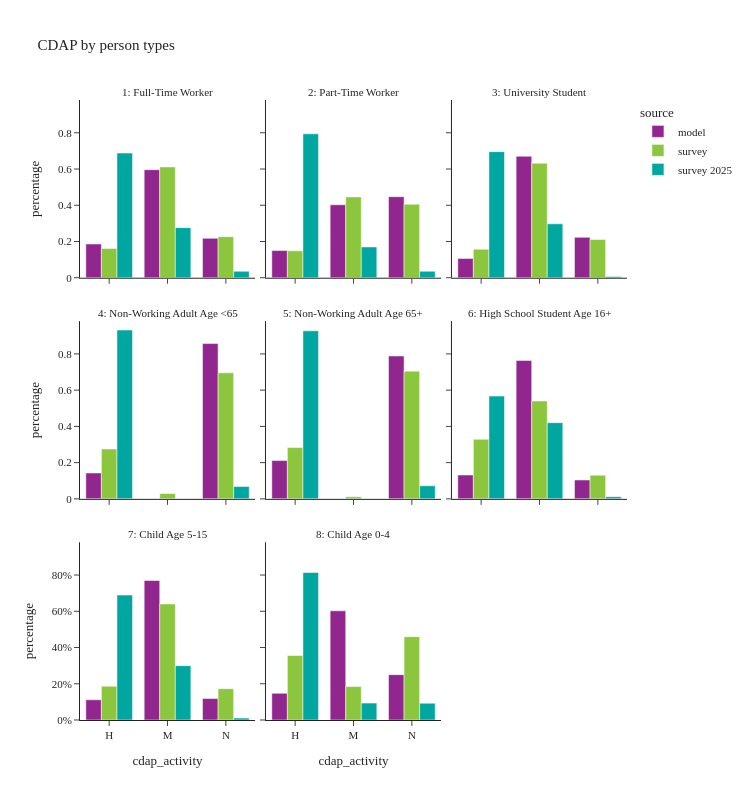

Write notebook code for a chart like this one.
### Code cell
util.plot_share_facetbar(per_data, 'person_weight', share_col="cdap_activity", title="CDAP by person types", 
                            facet_col="ptype_label", facet_col_wrap=3, height=800, orientation='v')

### Figure 1 — Plotly figure (JSON) as saved in the notebook; plotly's stock layout.template omitted (floating-point values rounded to 4 significant figures)
{"data": [{"alignmentgroup": "True", "customdata": [[341046], [1092547], [398606]], "hovertemplate": "source=model<br>ptype_label=1: Full-Time Worker<br>cdap_activity=%{x}<br>percentage=%{y}<br>sample_size=%{customdata[0]}<extra></extra>", "legendgroup": "model", "marker": {"color": "#91268F", "pattern": {"shape": ""}}, "name": "model", "offsetgroup": "model", "orientation": "v", "showlegend": true, "textposition": "auto", "type": "bar", "x": ["H", "M", "N"], "xaxis": "x7", "y": [0.1861, 0.5963, 0.2176], "yaxis": "y7"}, {"alignmentgroup": "True", "customdata": [[52337], [140487], [155979]], "hovertemplate": "source=model<br>ptype_label=2: Part-Time Worker<br>cdap_activity=%{x}<br>percentage=%{y}<br>sample_size=%{customdata[0]}<extra></extra>", "legendgroup": "model", "marker": {"color": "#91268F", "pattern": {"shape": ""}}, "name": "model", "offsetgroup": "model", "orientation": "v", "showlegend": false, "textposition": "auto", "type": "bar", "x": ["H", "M", "N"], "xaxis": "x8", "y": [0.15, 0.4028, 0.4472], "yaxis": "y8"}, {"alignmentgroup": "True", "customdata": [[17320], [108816], [36180]], "hovertemplate": "source=model<br>ptype_label=3: University Student<br>cdap_activity=%{x}<br>percentage=%{y}<br>sample_size=%{customdata[0]}<extra></extra>", "legendgroup": "model", "marker": {"color": "#91268F", "pattern": {"shape": ""}}, "name": "model", "offsetgroup": "model", "orientation": "v", "showlegend": false, "textposition": "auto", "type": "bar", "x": ["H", "M", "N"], "xaxis": "x9", "y": [0.1067, 0.6704, 0.2229], "yaxis": "y9"}, {"alignmentgroup": "True", "customdata": [[80208], [481319]], "hovertemplate": "source=model<br>ptype_label=4: Non-Working Adult Age <65<br>cdap_activity=%{x}<br>percentage=%{y}<br>sample_size=%{customdata[0]}<extra></extra>", "legendgroup": "model", "marker": {"color": "#91268F", "pattern": {"shape": ""}}, "name": "model", "offsetgroup": "model", "orientation": "v", "showlegend": false, "textposition": "auto", "type": "bar", "x": ["H", "N"], "xaxis": "x4", "y": [0.1428, 0.8572], "yaxis": "y4"}, {"alignmentgroup": "True", "customdata": [[109898], [410116]], "hovertemplate": "source=model<br>ptype_label=5: Non-Working Adult Age 65+<br>cdap_activity=%{x}<br>percentage=%{y}<br>sample_size=%{customdata[0]}<extra></extra>", "legendgroup": "model", "marker": {"color": "#91268F", "pattern": {"shape": ""}}, "name": "model", "offsetgroup": "model", "orientation": "v", "showlegend": false, "textposition": "auto", "type": "bar", "x": ["H", "N"], "xaxis": "x5", "y": [0.2113, 0.7887], "yaxis": "y5"}, {"alignmentgroup": "True", "customdata": [[16794], [97456], [13285]], "hovertemplate": "source=model<br>ptype_label=6: High School Student Age 16+<br>cdap_activity=%{x}<br>percentage=%{y}<br>sample_size=%{customdata[0]}<extra></extra>", "legendgroup": "model", "marker": {"color": "#91268F", "pattern": {"shape": ""}}, "name": "model", "offsetgroup": "model", "orientation": "v", "showlegend": false, "textposition": "auto", "type": "bar", "x": ["H", "M", "N"], "xaxis": "x6", "y": [0.1317, 0.7642, 0.1042], "yaxis": "y6"}, {"alignmentgroup": "True", "customdata": [[62178], [428457], [65857]], "hovertemplate": "source=model<br>ptype_label=7: Child Age 5-15<br>cdap_activity=%{x}<br>percentage=%{y}<br>sample_size=%{customdata[0]}<extra></extra>", "legendgroup": "model", "marker": {"color": "#91268F", "pattern": {"shape": ""}}, "name": "model", "offsetgroup": "model", "orientation": "v", "showlegend": false, "textposition": "auto", "type": "bar", "x": ["H", "M", "N"], "xaxis": "x", "y": [0.1117, 0.7699, 0.1183], "yaxis": "y"}, {"alignmentgroup": "True", "customdata": [[35875], [146863], [60971]], "hovertemplate": "source=model<br>ptype_label=8: Child Age 0-4<br>cdap_activity=%{x}<br>percentage=%{y}<br>sample_size=%{customdata[0]}<extra></extra>", "legendgroup": "model", "marker": {"color": "#91268F", "pattern": {"shape": ""}}, "name": "model", "offsetgroup": "model", "orientation": "v", "showlegend": false, "textposition": "auto", "type": "bar", "x": ["H", "M", "N"], "xaxis": "x2", "y": [0.1472, 0.6026, 0.2502], "yaxis": "y2"}, {"alignmentgroup": "True", "customdata": [[835], [2684], [1553]], "hovertemplate": "source=survey<br>ptype_label=1: Full-Time Worker<br>cdap_activity=%{x}<br>percentage=%{y}<br>sample_size=%{customdata[0]}<extra></extra>", "legendgroup": "survey", "marker": {"color": "#8CC63E", "pattern": {"shape": ""}}, "name": "survey", "offsetgroup": "survey", "orientation": "v", "showlegend": true, "textposition": "auto", "type": "bar", "x": ["H", "M", "N"], "xaxis": "x7", "y": [0.162, 0.6114, 0.2266], "yaxis": "y7"}, {"alignmentgroup": "True", "customdata": [[327], [515], [652]], "hovertemplate": "source=survey<br>ptype_label=2: Part-Time Worker<br>cdap_activity=%{x}<br>percentage=%{y}<br>sample_size=%{customdata[0]}<extra></extra>", "legendgroup": "survey", "marker": {"color": "#8CC63E", "pattern": {"shape": ""}}, "name": "survey", "offsetgroup": "survey", "orientation": "v", "showlegend": false, "textposition": "auto", "type": "bar", "x": ["H", "M", "N"], "xaxis": "x8", "y": [0.1485, 0.446, 0.4055], "yaxis": "y8"}, {"alignmentgroup": "True", "customdata": [[154], [245], [166]], "hovertemplate": "source=survey<br>ptype_label=3: University Student<br>cdap_activity=%{x}<br>percentage=%{y}<br>sample_size=%{customdata[0]}<extra></extra>", "legendgroup": "survey", "marker": {"color": "#8CC63E", "pattern": {"shape": ""}}, "name": "survey", "offsetgroup": "survey", "orientation": "v", "showlegend": false, "textposition": "auto", "type": "bar", "x": ["H", "M", "N"], "xaxis": "x9", "y": [0.1572, 0.6319, 0.2108], "yaxis": "y9"}, {"alignmentgroup": "True", "customdata": [[834], [35], [1007]], "hovertemplate": "source=survey<br>ptype_label=4: Non-Working Adult Age <65<br>cdap_activity=%{x}<br>percentage=%{y}<br>sample_size=%{customdata[0]}<extra></extra>", "legendgroup": "survey", "marker": {"color": "#8CC63E", "pattern": {"shape": ""}}, "name": "survey", "offsetgroup": "survey", "orientation": "v", "showlegend": false, "textposition": "auto", "type": "bar", "x": ["H", "M", "N"], "xaxis": "x4", "y": [0.2752, 0.02936, 0.6954], "yaxis": "y4"}, {"alignmentgroup": "True", "customdata": [[480], [10], [1150]], "hovertemplate": "source=survey<br>ptype_label=5: Non-Working Adult Age 65+<br>cdap_activity=%{x}<br>percentage=%{y}<br>sample_size=%{customdata[0]}<extra></extra>", "legendgroup": "survey", "marker": {"color": "#8CC63E", "pattern": {"shape": ""}}, "name": "survey", "offsetgroup": "survey", "orientation": "v", "showlegend": false, "textposition": "auto", "type": "bar", "x": ["H", "M", "N"], "xaxis": "x5", "y": [0.2832, 0.01205, 0.7048], "yaxis": "y5"}, {"alignmentgroup": "True", "customdata": [[48], [53], [20]], "hovertemplate": "source=survey<br>ptype_label=6: High School Student Age 16+<br>cdap_activity=%{x}<br>percentage=%{y}<br>sample_size=%{customdata[0]}<extra></extra>", "legendgroup": "survey", "marker": {"color": "#8CC63E", "pattern": {"shape": ""}}, "name": "survey", "offsetgroup": "survey", "orientation": "v", "showlegend": false, "textposition": "auto", "type": "bar", "x": ["H", "M", "N"], "xaxis": "x6", "y": [0.3292, 0.5403, 0.1305], "yaxis": "y6"}, {"alignmentgroup": "True", "customdata": [[236], [529], [201]], "hovertemplate": "source=survey<br>ptype_label=7: Child Age 5-15<br>cdap_activity=%{x}<br>percentage=%{y}<br>sample_size=%{customdata[0]}<extra></extra>", "legendgroup": "survey", "marker": {"color": "#8CC63E", "pattern": {"shape": ""}}, "name": "survey", "offsetgroup": "survey", "orientation": "v", "showlegend": false, "textposition": "auto", "type": "bar", "x": ["H", "M", "N"], "xaxis": "x", "y": [0.1867, 0.6404, 0.1729], "yaxis": "y"}, {"alignmentgroup": "True", "customdata": [[197], [119], [218]], "hovertemplate": "source=survey<br>ptype_label=8: Child Age 0-4<br>cdap_activity=%{x}<br>percentage=%{y}<br>sample_size=%{customdata[0]}<extra></extra>", "legendgroup": "survey", "marker": {"color": "#8CC63E", "pattern": {"shape": ""}}, "name": "survey", "offsetgroup": "survey", "orientation": "v", "showlegend": false, "textposition": "auto", "type": "bar", "x": ["H", "M", "N"], "xaxis": "x2", "y": [0.356, 0.1843, 0.4598], "yaxis": "y2"}, {"alignmentgroup": "True", "customdata": [[2022], [499], [64]], "hovertemplate": "source=survey 2025<br>ptype_label=1: Full-Time Worker<br>cdap_activity=%{x}<br>percentage=%{y}<br>sample_size=%{customdata[0]}<extra></extra>", "legendgroup": "survey 2025", "marker": {"color": "#00A7A0", "pattern": {"shape": ""}}, "name": "survey 2025", "offsetgroup": "survey 2025", "orientation": "v", "showlegend": true, "textposition": "auto", "type": "bar", "x": ["H", "M", "N"], "xaxis": "x7", "y": [0.688, 0.2764, 0.03562], "yaxis": "y7"}, {"alignmentgroup": "True", "customdata": [[444], [73], [19]], "hovertemplate": "source=survey 2025<br>ptype_label=2: Part-Time Worker<br>cdap_activity=%{x}<br>percentage=%{y}<br>sample_size=%{customdata[0]}<extra></extra>", "legendgroup": "survey 2025", "marker": {"color": "#00A7A0", "pattern": {"shape": ""}}, "name": "survey 2025", "offsetgroup": "survey 2025", "orientation": "v", "showlegend": false, "textposition": "auto", "type": "bar", "x": ["H", "M", "N"], "xaxis": "x8", "y": [0.7942, 0.17, 0.03576], "yaxis": "y8"}, {"alignmentgroup": "True", "customdata": [[182], [33], [3]], "hovertemplate": "source=survey 2025<br>ptype_label=3: University Student<br>cdap_activity=%{x}<br>percentage=%{y}<br>sample_size=%{customdata[0]}<extra></extra>", "legendgroup": "survey 2025", "marker": {"color": "#00A7A0", "pattern": {"shape": ""}}, "name": "survey 2025", "offsetgroup": "survey 2025", "orientation": "v", "showlegend": false, "textposition": "auto", "type": "bar", "x": ["H", "M", "N"], "xaxis": "x9", "y": [0.6959, 0.2975, 0.006657], "yaxis": "y9"}, {"alignmentgroup": "True", "customdata": [[968], [68]], "hovertemplate": "source=survey 2025<br>ptype_label=4: Non-Working Adult Age <65<br>cdap_activity=%{x}<br>percentage=%{y}<br>sample_size=%{customdata[0]}<extra></extra>", "legendgroup": "survey 2025", "marker": {"color": "#00A7A0", "pattern": {"shape": ""}}, "name": "survey 2025", "offsetgroup": "survey 2025", "orientation": "v", "showlegend": false, "textposition": "auto", "type": "bar", "x": ["H", "N"], "xaxis": "x4", "y": [0.9319, 0.0681], "yaxis": "y4"}, {"alignmentgroup": "True", "customdata": [[1416], [114]], "hovertemplate": "source=survey 2025<br>ptype_label=5: Non-Working Adult Age 65+<br>cdap_activity=%{x}<br>percentage=%{y}<br>sample_size=%{customdata[0]}<extra></extra>", "legendgroup": "survey 2025", "marker": {"color": "#00A7A0", "pattern": {"shape": ""}}, "name": "survey 2025", "offsetgroup": "survey 2025", "orientation": "v", "showlegend": false, "textposition": "auto", "type": "bar", "x": ["H", "N"], "xaxis": "x5", "y": [0.9277, 0.07234], "yaxis": "y5"}, {"alignmentgroup": "True", "customdata": [[50], [50], [6]], "hovertemplate": "source=survey 2025<br>ptype_label=6: High School Student Age 16+<br>cdap_activity=%{x}<br>percentage=%{y}<br>sample_size=%{customdata[0]}<extra></extra>", "legendgroup": "survey 2025", "marker": {"color": "#00A7A0", "pattern": {"shape": ""}}, "name": "survey 2025", "offsetgroup": "survey 2025", "orientation": "v", "showlegend": false, "textposition": "auto", "type": "bar", "x": ["H", "M", "N"], "xaxis": "x6", "y": [0.5671, 0.4207, 0.01224], "yaxis": "y6"}, {"alignmentgroup": "True", "customdata": [[395], [216], [11]], "hovertemplate": "source=survey 2025<br>ptype_label=7: Child Age 5-15<br>cdap_activity=%{x}<br>percentage=%{y}<br>sample_size=%{customdata[0]}<extra></extra>", "legendgroup": "survey 2025", "marker": {"color": "#00A7A0", "pattern": {"shape": ""}}, "name": "survey 2025", "offsetgroup": "survey 2025", "orientation": "v", "showlegend": false, "textposition": "auto", "type": "bar", "x": ["H", "M", "N"], "xaxis": "x", "y": [0.6894, 0.3, 0.01062], "yaxis": "y"}, {"alignmentgroup": "True", "customdata": [[165], [30], [9]], "hovertemplate": "source=survey 2025<br>ptype_label=8: Child Age 0-4<br>cdap_activity=%{x}<br>percentage=%{y}<br>sample_size=%{customdata[0]}<extra></extra>", "legendgroup": "survey 2025", "marker": {"color": "#00A7A0", "pattern": {"shape": ""}}, "name": "survey 2025", "offsetgroup": "survey 2025", "orientation": "v", "showlegend": false, "textposition": "auto", "type": "bar", "x": ["H", "M", "N"], "xaxis": "x2", "y": [0.814, 0.09325, 0.09274], "yaxis": "y2"}], "layout": {"annotations": [{"font": {}, "showarrow": false, "text": "7: Child Age 5-15", "x": 0.16, "xanchor": "center", "xref": "paper", "y": 0.2867, "yanchor": "bottom", "yref": "paper"}, {"font": {}, "showarrow": false, "text": "8: Child Age 0-4", "x": 0.5, "xanchor": "center", "xref": "paper", "y": 0.2867, "yanchor": "bottom", "yref": "paper"}, {"font": {}, "showarrow": false, "text": "4: Non-Working Adult Age <65", "x": 0.16, "xanchor": "center", "xref": "paper", "y": 0.6433, "yanchor": "bottom", "yref": "paper"}, {"font": {}, "showarrow": false, "text": "5: Non-Working Adult Age 65+", "x": 0.5, "xanchor": "center", "xref": "paper", "y": 0.6433, "yanchor": "bottom", "yref": "paper"}, {"font": {}, "showarrow": false, "text": "6: High School Student Age 16+", "x": 0.84, "xanchor": "center", "xref": "paper", "y": 0.6433, "yanchor": "bottom", "yref": "paper"}, {"font": {}, "showarrow": false, "text": "1: Full-Time Worker", "x": 0.16, "xanchor": "center", "xref": "paper", "y": 1.0, "yanchor": "bottom", "yref": "paper"}, {"font": {}, "showarrow": false, "text": "2: Part-Time Worker", "x": 0.5, "xanchor": "center", "xref": "paper", "y": 1.0, "yanchor": "bottom", "yref": "paper"}, {"font": {}, "showarrow": false, "text": "3: University Student", "x": 0.84, "xanchor": "center", "xref": "paper", "y": 1.0, "yanchor": "bottom", "yref": "paper"}], "barmode": "group", "height": 800, "legend": {"title": {"text": "source"}, "tracegroupgap": 0}, "title": {"text": "CDAP by person types"}, "width": 750, "xaxis": {"anchor": "y", "domain": [0.0, 0.32], "title": {"text": "cdap_activity"}}, "xaxis2": {"anchor": "y2", "domain": [0.34, 0.66], "matches": "x", "title": {"text": "cdap_activity"}}, "xaxis3": {"anchor": "y3", "domain": [0.68, 1.0], "matches": "x", "title": {"text": "cdap_activity"}}, "xaxis4": {"anchor": "y4", "domain": [0.0, 0.32], "matches": "x", "showticklabels": false}, "xaxis5": {"anchor": "y5", "domain": [0.34, 0.66], "matches": "x", "showticklabels": false}, "xaxis6": {"anchor": "y6", "domain": [0.68, 1.0], "matches": "x", "showticklabels": false}, "xaxis7": {"anchor": "y7", "domain": [0.0, 0.32], "matches": "x", "showticklabels": false}, "xaxis8": {"anchor": "y8", "domain": [0.34, 0.66], "matches": "x", "showticklabels": false}, "xaxis9": {"anchor": "y9", "domain": [0.68, 1.0], "matches": "x", "showticklabels": false}, "yaxis": {"anchor": "x", "domain": [0.0, 0.2867], "tickformat": ".0%", "title": {"text": "percentage"}}, "yaxis2": {"anchor": "x2", "domain": [0.0, 0.2867], "matches": "y", "showticklabels": false, "tickformat": ".0%"}, "yaxis3": {"anchor": "x3", "domain": [0.0, 0.2867], "matches": "y", "showticklabels": false}, "yaxis4": {"anchor": "x4", "domain": [0.3567, 0.6433], "matches": "y", "title": {"text": "percentage"}}, "yaxis5": {"anchor": "x5", "domain": [0.3567, 0.6433], "matches": "y", "showticklabels": false}, "yaxis6": {"anchor": "x6", "domain": [0.3567, 0.6433], "matches": "y", "showticklabels": false}, "yaxis7": {"anchor": "x7", "domain": [0.7133, 1.0], "matches": "y", "title": {"text": "percentage"}}, "yaxis8": {"anchor": "x8", "domain": [0.7133, 1.0], "matches": "y", "showticklabels": false}, "yaxis9": {"anchor": "x9", "domain": [0.7133, 1.0], "matches": "y", "showticklabels": false}}}
